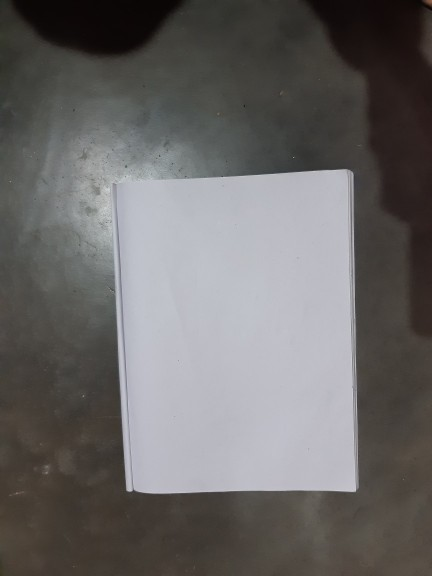
#> input picture data/test.jpg, 432 x 576 px
$ python mylib.py
#> lines starting #> are read from the running program, lines starting #| are printed output that depends on the picture; after the words box and inside, x2 and y2 are one past the last pixel; in counts of white or black regions, pixels touching at a corner belong together
#> in test_detect_boundary, image is the input picture: shape (576, 432, 3); mean B, G, R 103, 103.7, 105.9
'''
https://www.pyimagesearch.com/2014/08/25/4-point-opencv-getperspective-transform-example/
'''
import cv2 as cv
import numpy as np

def detect_boundary(image,clow=50,chigh=100,show_contours = False):
    '''
    to detect boundary
    input: rgb image
    steps:
        convert to garyscale
        apply gaussian blur
        find canny edge thresholds using otsu's method
        apply erosin dilation to join broken edges
        find contours and select the one with largest area
        find convex hull of this contour
        find lower polynomial approximation of this contour
    output: lower polynomial approximated contour
    '''
#> called with clow = 50, chigh = 100, show_contours = True
    image = cv.cvtColor(image,cv.COLOR_BGR2GRAY)
#> image: shape (576, 432)
    image = cv.GaussianBlur(image,(5,5),0)
    # find thresh_value from otsu
    val,thresh = cv.threshold(image, 0, 255, cv.THRESH_BINARY | cv.THRESH_OTSU);
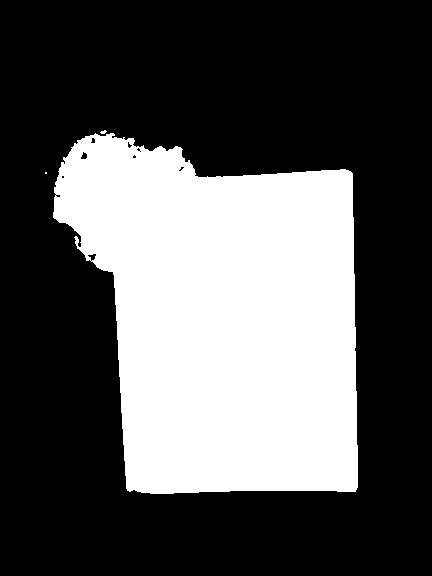
#> thresh: shape (576, 432); 33.7% white; 3 white regions (2 under 20 px), largest, box (x1, y1, x2, y2) and area: (53, 133, 358, 494) 83763
#> val = 123

    thresh = cv.Canny(image, val/2, val, None, 3)
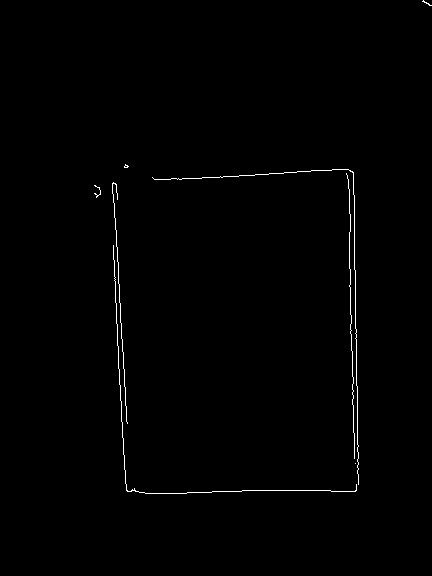
#> thresh: shape (576, 432); 0.64% white in thin lines or dots, all inside (x1, y1, x2, y2) = (94, 0, 432, 494)
    # cv.imwrite('canny.jpg',thresh)
    # run erosion dilation to join broken edges
    kernel = np.ones((21,21),np.uint8)
    thresh = cv.dilate(thresh,kernel,iterations = 1)
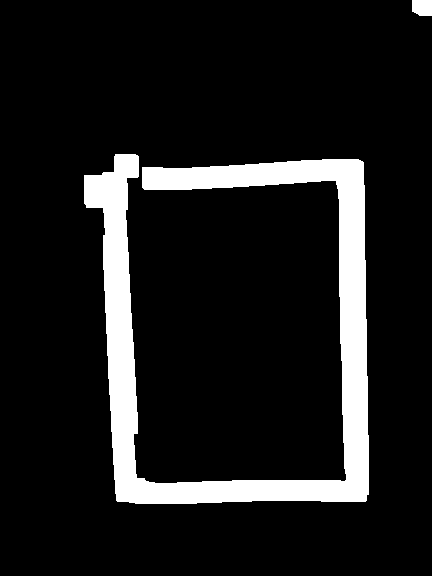
#> thresh: shape (576, 432); 11% white; 2 white regions, box (x1, y1, x2, y2) and area: (84, 154, 369, 504) 27104, (412, 0, 432, 16) 301
    thresh = cv.erode(thresh,kernel,iterations = 1)
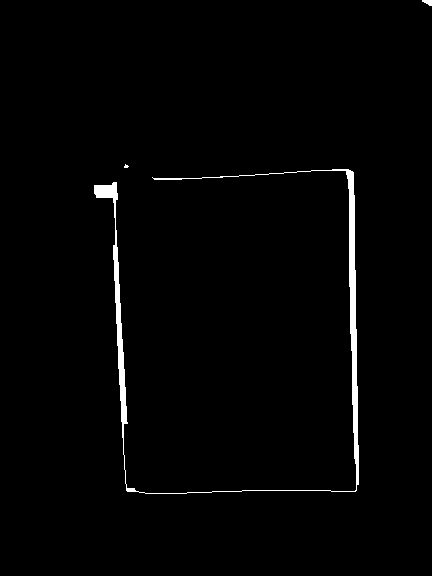
#> thresh: shape (576, 432); 1.5% white; 3 white regions (1 under 20 px)

    # sort contours by area and take the largest one
    contours,hierarchy = cv.findContours(thresh, cv.RETR_TREE, cv.CHAIN_APPROX_SIMPLE)
#> contours = 3 contours, 1 with area under 20; largest, box (x1, y1, x2, y2) and area: (94, 169, 359, 494) 2614, (422, 0, 432, 6) 28
    contours.sort(key=cv.contourArea,reverse=True)
    if show_contours:
        thresh_color = cv.cvtColor(thresh, cv.COLOR_GRAY2BGR)
#> thresh_color: shape (576, 432, 3); 1.5% white; 3 white regions (1 under 20 px), largest, box (x1, y1, x2, y2) and area: (94, 169, 359, 494) 3689, (422, 0, 432, 6) 41
        colors = [(128,128,128),(0,255,0),(0,0,255),(255,255,0),(255,0,255),(0,255,255)]
        # thresh_color = bgr
        for c in range(min(4,len(contours))):
            color = colors[c%len(colors)]
            cv.drawContours(thresh_color, contours, c, color, 3)
#> this loop made 3 passes
#> color on passes 1 to 3: (128, 128, 128), (0, 255, 0), (0, 0, 255)
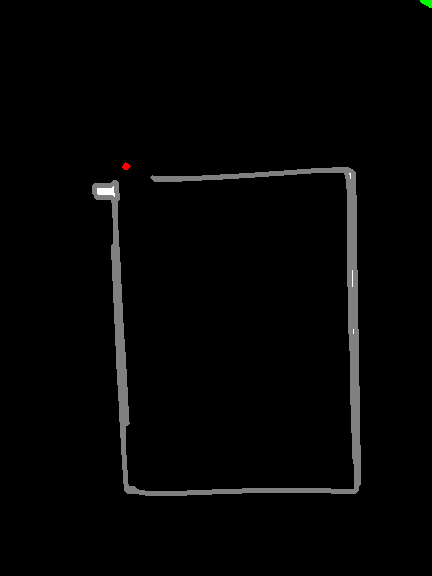
#> thresh_color: shape (576, 432, 3); mean B, G, R 4.2, 4.3, 4.2

    # find the convex hull of the contour
    cnt = contours[0]
#> cnt = contour of 197 points, box (x1, y1, x2, y2) (94, 169, 359, 494), area 2614
    cnt = cv.convexHull(cnt)
#> cnt = contour of 18 points, box (x1, y1, x2, y2) (94, 169, 359, 494), area 78490

    # find lower order approximation
    epsilon = 0.1 * cv.arcLength(cnt,True)
#> epsilon = 111.7
    cnt_ = cv.approxPolyDP(cnt,epsilon,True)
#> cnt_ = [[355, 491], [126, 490], [94, 185], [353, 172]]
    # sometimes this approximation becomes line. so if area  is zero we don't use the approximated contour
    if cv.contourArea(cnt_)>0:
        cnt_ = np.vstack(cnt_).squeeze()
        if len(cnt_) == 4:
            return cnt_
        else:
            print(cnt_)
    # if area is zero go for minrect bounding the contour as boundaries.
    # cv.drawContours(thresh_color,[cnt],0,(255,255,0),4)
    rect = cv.minAreaRect(cnt)
    box = cv.boxPoints(rect)
    box = np.int0(box)
    # print(rect,'\n',box)
    # cv.drawContours(thresh_color,[box],0,(255,0,0),4)
    if show_contours:
        h,w,c = thresh_color.shape
        scale = 0.5*min(1920/w,1080/h)
        thresh_color = cv.resize(thresh_color,(int(scale*w),int(scale*h)))
        cv.imshow('debug',thresh_color)
    return box

# [64 lines left out: functions crop_and_transform, test_crop_and_transform, not called in this run]

def test_detect_boundary(image_path=None):
    if not image_path:
        image_path = 'test.jpg'
    image = cv.imread(image_path)
    rect = detect_boundary(image,show_contours=True)
#> rect = [[355, 491], [126, 490], [94, 185], [353, 172]]
    cv.drawContours(image,[rect],0,(255,0,0),4)
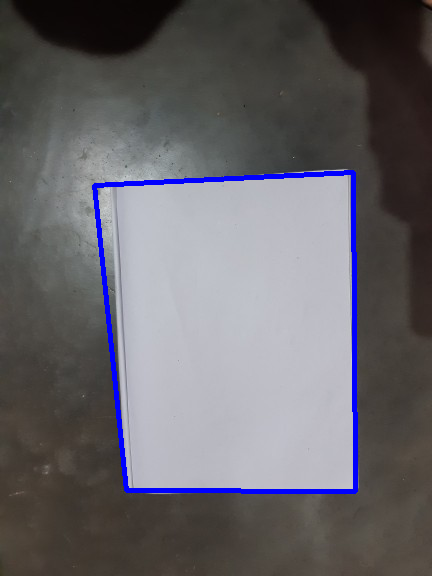
#> image: shape (576, 432, 3); 2.23% of pixels changed, all inside (x1, y1, x2, y2) = (92, 170, 358, 494)
    # r = np.array([[1396,2624], [1351,  619], [3934,  560], [3979, 2565]])
    # cv.drawContours(image,[r],0,(255,255,255),4)

    h,w,c = image.shape
#> h = 576; w = 432; c = 3
    scale = 0.5*min(1920/w,1080/h)
#> scale = 0.938
    image = cv.resize(image,(int(scale*w),int(scale*h)))
#> image: shape (540, 405, 3)
    cv.imshow('rect',image)
    cv.waitKey()


if __name__ == '__main__':
    filename = 'data/test.jpg'
    # filename = 'data/line25.jpg'
    test_detect_boundary(filename)
    # test_crop_and_transform()

$ run again, with data/line25.jpg copied over data/test.jpg
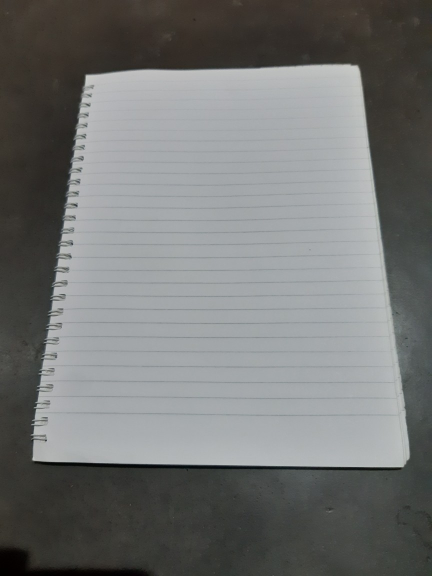
#> input picture data/line25.jpg, 864 x 1152 px (shown at 1/2 size)
#> in test_detect_boundary, image is the input picture: shape (1152, 864, 3); mean B, G, R 116, 116.9, 115.5
#> val = 113
#> contours = 3 contours, 1 with area under 20; largest, box (x1, y1, x2, y2) and area: (62, 128, 820, 942) 527566, (65, 129, 819, 935) 503558
#> the loop in detect_boundary, `for c in range(min(4,len(contours))):` made 3 passes
#> color on passes 1 to 3: (128, 128, 128), (0, 255, 0), (0, 0, 255)
#> after the loop in detect_boundary, `for c in range(min(4,len(contours))):`:
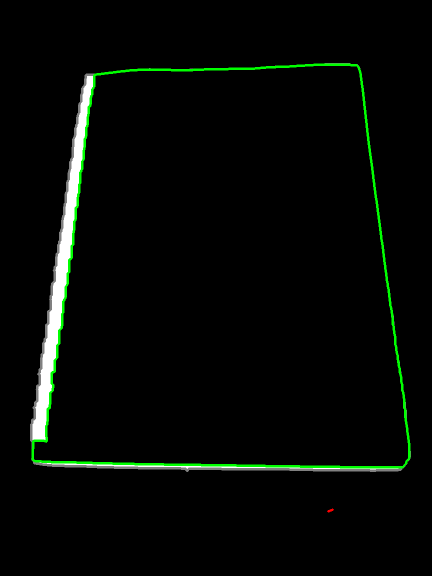
#> thresh_color: shape (1152, 864, 3) (shown at 1/2 size); mean B, G, R 5.2, 8.9, 5.2
#> in detect_boundary, `cnt = contours[0]`: cnt = contour of 499 points, box (x1, y1, x2, y2) (62, 128, 820, 942), area 527566
#> in detect_boundary, `cnt = cv.convexHull(cnt)`: cnt = contour of 40 points, box (x1, y1, x2, y2) (62, 128, 820, 942), area 533450
#> epsilon = 288.7
#> cnt_ = [[714, 130], [808, 932], [68, 926], [171, 150]]
#> in test_detect_boundary, `image = cv.resize(image,(int(scale*w),int(scale*h)))`:
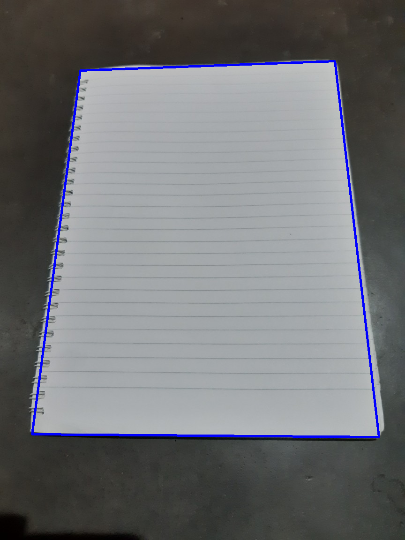
#> image: shape (540, 405, 3); mean B, G, R 117.3, 114.5, 113.1
